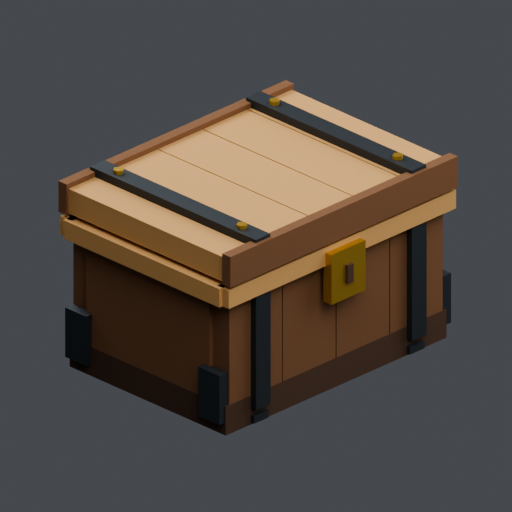
#> input picture quality/blender-source-v1/renders/chest.png, 512 x 512 px
$ python review.py
#> lines starting #> are read from the running program, lines starting #| are printed output that depends on the picture
from pathlib import Path
import argparse,json
from PIL import Image,ImageDraw
R=Path(__file__).resolve().parent
p=argparse.ArgumentParser();p.add_argument('--source',type=Path,default=R.parent/'blender-source-v1');args=p.parse_args()
rows=json.loads((R/'manifest.json').read_text());out=Image.new('RGB',(1024,1088),(45,48,53));draw=ImageDraw.Draw(out)
#> (reads quality/edge-finish-v1/manifest.json from the repository)
#> after `out = Image.new('RGB', (1024, 1088), (45, 48, 53))`:
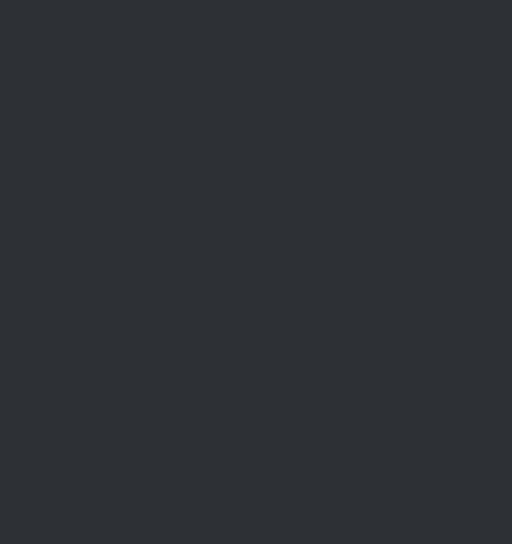
#> out: PIL image 1024x1088 RGB (shown at 1/2 size); mean R, G, B 45, 48, 53
for i,name in enumerate(('chest','ore')):
    before={'chest':568,'ore':42}[name];after=next(r['triangles'] for r in rows if r['id']==name);y=i*544
    for col,path,label in [(0,args.source/'renders'/f'{name}.png',f'{name.upper()} BASE / {before} triangles'),(1,R/'renders'/f'{name}_after.png',f'{name.upper()} SELECTIVE FINISH / {after} triangles')]:
        image=Image.open(path);out.paste(image,(col*512,y+32));draw.text((col*512+12,y+10),label,fill='white')
#> further down, image is the input picture: PIL image 512x512 RGBA; mean R, G, B, A 82.3, 75.3, 69.4, 255
#> after `out.paste(image, (col * 512, y + 32))`:
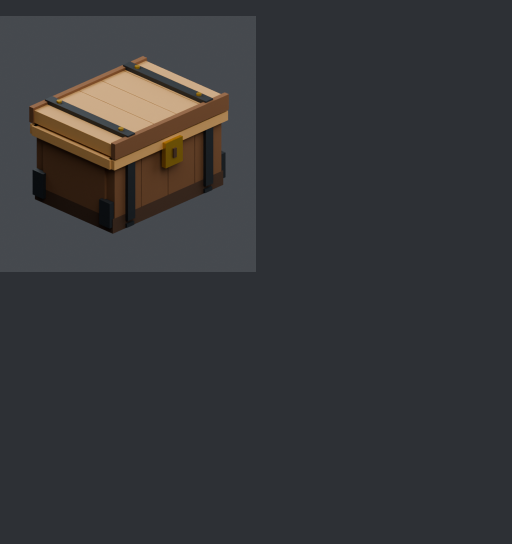
#> out: PIL image 1024x1088 RGB (shown at 1/2 size); mean R, G, B 53.8, 54.4, 56.9
        for size in (64,128):image.resize((size,size),Image.Resampling.LANCZOS).save(R/'renders'/f'{name}_{"base" if col==0 else "finish"}_{size}.png')
#> this loop made 2 passes
#> pass 1, `for size in (64,128):image.resize((size,size),Image.Resampling.LANCZOS..`:
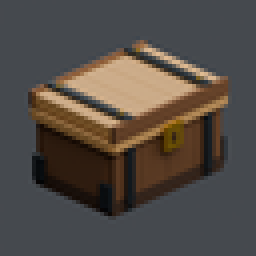
#> saved as chest_base_64.png: PIL image 64x64 RGBA (shown 4 times larger); mean R, G, B, A 82.2, 75.2, 69.3, 255
#> pass 2, `for size in (64,128):image.resize((size,size),Image.Resampling.LANCZOS..`:
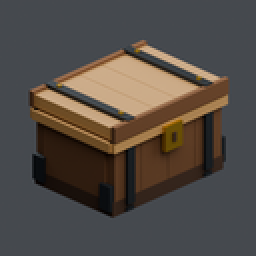
#> saved as chest_base_128.png: PIL image 128x128 RGBA (shown 2 times larger); mean R, G, B, A 82.2, 75.2, 69.3, 255
#> (the run stopped early here; a loop or call above may not have finished)
